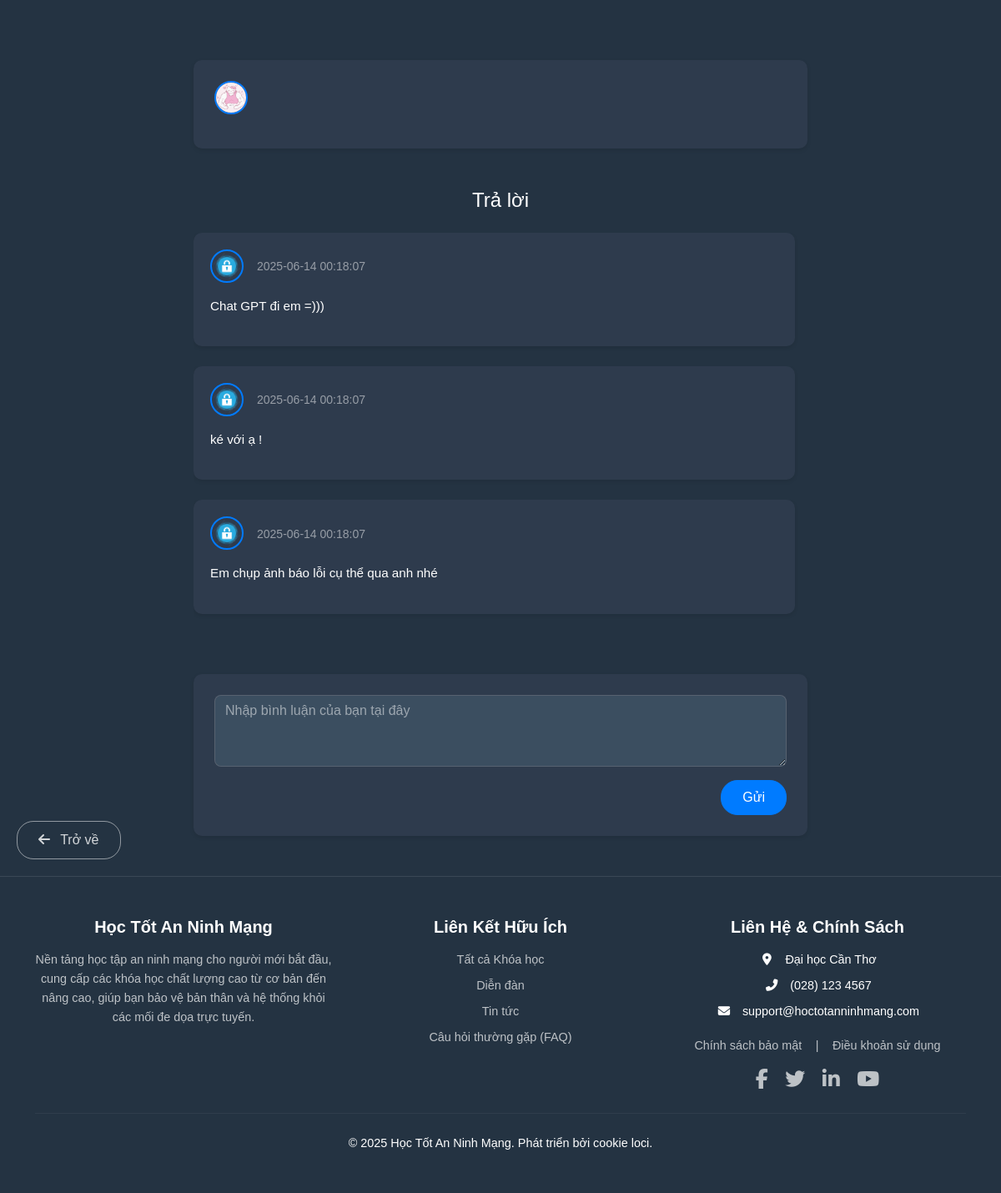
/tribune.php?post_id=1 (signed in), run on the app's committed database.
### tables this page shows
CREATE TABLE binh_luan (
    bl_id INT PRIMARY KEY AUTO_INCREMENT,
    post_id INT NOT NULL,                       
    user_id INT NOT NULL,                       
    bl_noidung TEXT NOT NULL,
    bl_ngay_tao DATETIME DEFAULT CURRENT_TIMESTAMP,
    bl_cap_nhat DATETIME DEFAULT CURRENT_TIMESTAMP ON UPDATE CURRENT_TIMESTAMP,
    FOREIGN KEY (post_id) REFERENCES FORUM_POSTS(post_id),
    FOREIGN KEY (user_id) REFERENCES USER(user_id)         
);

### tribune.php (the view, shortened to what this page needs)
<?php
    include_once __DIR__ . "/dbconnect.php";
    $post_id = $_GET['post_id'];
    $sqlBinhLuan = "SELECT
                        fp.post_id AS post_id,
                        bl.bl_id AS comment_id,
                        bl.bl_noidung,
                        u_comment.username AS commenter_username, -- Tên người bình luận
                        bl.bl_ngay_tao AS comment_created_at -- Giả sử cột thời gian tạo bình luận
                    FROM
                        forum_posts AS fp
                    LEFT JOIN
                        binh_luan AS bl ON fp.post_id = bl.post_id -- Nối để lấy các bình luận của bài đăng
                    LEFT JOIN
                        user AS u_comment ON bl.user_id = u_comment.user_id -- Nối để lấy thông tin người bình luận
                    WHERE fp.post_id = $post_id ;";
    $datasqlBinhLuan= mysqli_query($conn, $sqlBinhLuan);
    $arr_bl = [];
    while($row = mysqli_fetch_array($datasqlBinhLuan, MYSQLI_ASSOC)) {
        $arr_bl[] = array(
            'post_id' => $row['post_id'],
            'comment_id' => $row['comment_id'],
            'commenter_username' => $row['commenter_username'],
            'comment_created_at' => $row['comment_created_at'],
            'bl_noidung' => $row['bl_noidung']
        );
    };
?>
<!DOCTYPE html>
<html lang="vi">
<head>
    <?php include_once __DIR__ . '/includes/style.php'; ?>
</head>
<body>
    <main class="forum-detail-main py-5" style="background-color: var(--primary-bg-color); ">
        <section class="container">
            <div class="row justify-content-center">
                <div class="col-lg-8 col-md-10">
                    <div class="forum-card original-post mb-5">
                        <div class="d-flex align-items-center mb-3">
                            <img src="assets/images/kitty.jpg" alt="Avatar" class="rounded-circle me-3 forum-avatar">
                        </div>
                    </div>
                    <h4 class="text-center text-white-20 mb-4">Trả lời</h4>
                    <?php foreach($arr_bl as $bl):?>
                        <div class="forum-comments-section">
                            <div class="forum-card comment-item mb-4">
                                <div class="d-flex align-items-center mb-3">
                                    <img src="assets/images/avt.jpg" alt="Avatar" class="rounded-circle me-3 forum-avatar">
                                    <div>
                                        <small class="text-white-50"><?= $bl['comment_created_at']?></small>
                                    </div>
                                </div>
                                <p class="text-white"><?= $bl['bl_noidung']?></p>
                            </div>
                        </div>
                    <?php endforeach;?>
                    <form action="" method="POST" name="frm-comment">
                        <div class="forum-card comment-form mt-5">
                            <textarea class="form-control form-control-dark mb-3" name="comment-content" rows="3" placeholder="Nhập bình luận của bạn tại đây"></textarea>
                            <button type="submit" class="btn btn-primary float-end btn-submit-comment" name="btn-submit-comment">Gửi</button>
                            <div class="clearfix"></div> </div>
                        </div>
                </div>
            <a href="index.php" class="btn btn-outline-light btn-back-to-forum">
                <i class="fas fa-arrow-left me-2"></i> Trở về
            </a>
        </section>
    </main>
    <?php include_once __DIR__ . "/includes/footer.php"; ?>
</body>
</html>

### includes/style.php
<link href="/hoctotanninhmang.com/assets/vendors/bootstrap/css/bootstrap.min.css" type="text/css" rel="stylesheet">
<link href="/hoctotanninhmang.com/assets/css/app.css" type="text/css" rel="stylesheet">
<link href="/hoctotanninhmang.com/assets/vendors/fontawesome/css/all.css" type="text/css" rel="stylesheet" />

### includes/footer.php
<footer class="footer py-5 mt-auto">
    <div class="container text-white">
        <div class="row">
            <div class="col-md-4 mb-4 mb-md-0">
                <h5 class="text-white mb-3">Học Tốt An Ninh Mạng</h5>
                <p class="text-white-50">Nền tảng học tập an ninh mạng cho người mới bắt đầu, cung cấp các khóa học chất lượng cao từ cơ bản đến nâng cao, giúp bạn bảo vệ bản thân và hệ thống khỏi các mối đe dọa trực tuyến.</p>
                </div>
            <div class="col-md-4 mb-4 mb-md-0">
                <h5 class="text-white mb-3">Liên Kết Hữu Ích</h5>
                <ul class="list-unstyled">
                    <li><a href="courses.php" class="text-white-50 text-decoration-none footer-link">Tất cả Khóa học</a></li>
                    <li><a href="forum.php" class="text-white-50 text-decoration-none footer-link">Diễn đàn</a></li>
                    <li><a href="news.php" class="text-white-50 text-decoration-none footer-link">Tin tức</a></li>
                    <li><a href="#" class="text-white-50 text-decoration-none footer-link">Câu hỏi thường gặp (FAQ)</a></li>
                </ul>
            </div>
            <div class="col-md-4">
                <h5 class="text-white mb-3">Liên Hệ & Chính Sách</h5>
                <ul class="list-unstyled text-white-50">
                    <li><i class="fas fa-map-marker-alt me-2"></i> Đại học Cần Thơ</li>
                    <li><i class="fas fa-phone-alt me-2"></i> (028) 123 4567</li>
                    <li><i class="fas fa-envelope me-2"></i> support@hoctotanninhmang.com</li>
                </ul>
                <ul class="list-inline mt-3">
                    <li class="list-inline-item"><a href="#" class="text-white-50 text-decoration-none footer-link-policy">Chính sách bảo mật</a></li>
                    <li class="list-inline-item"><span class="text-white-50 mx-1">|</span></li>
                    <li class="list-inline-item"><a href="#" class="text-white-50 text-decoration-none footer-link-policy">Điều khoản sử dụng</a></li>
                </ul>
                <div class="social-icons mt-3">
                    <a href="#" class="text-white-50 me-3"><i class="fab fa-facebook-f"></i></a>
                    <a href="#" class="text-white-50 me-3"><i class="fab fa-twitter"></i></a>
                    <a href="#" class="text-white-50 me-3"><i class="fab fa-linkedin-in"></i></a>
                    <a href="#" class="text-white-50"><i class="fab fa-youtube"></i></a>
                </div>
            </div>
        </div>
        <hr class="border-white-50 my-4"> <div class="row">
            <div class="col-12 text-center text-white-50">
                <p class="mb-0">&copy; <?php echo date("Y"); ?> Học Tốt An Ninh Mạng. Phát triển bởi cookie loci.</p>
            </div>
        </div>
    </div>
</footer>

### assets/css/app.css (style rules this page uses)
:root { --primary-bg-color: #2c3e50; --secondary-bg-color: #f8f9fa; --text-color-light: #ffffff; --text-color-dark: #343a40; --btn-primary-bg: #007bff; --btn-primary-hover-bg: #476481; --thirth-bg-color: #243342; --fourth-bg-color: #4273a4; }
body { font-family: 'Arial', sans-serif; line-height: 1.6; background-color: var(--primary-bg-color); color: var(--text-color-dark); }
.footer { background-color: var(--primary-bg-color); color: var(--text-color-light); padding: 20px 0; text-align: center; margin-top: 50px; }
.footer { background-color: #243342; color: var(--text-color-light); border-top: 1px solid rgba(255, 255, 255, 0.1); }
.footer h5 { font-weight: bold; color: var(--text-color-light); }
.footer p, .footer li { font-size: 0.9rem; color: var(--text-color-light); }
.footer .text-white-50 { color: rgba(255, 255, 255, 0.7) !important; }
.footer-link, .footer-link-policy { color: rgba(255, 255, 255, 0.7) !important; transition: color 0.3s ease; }
.footer .list-unstyled li { margin-bottom: 8px; }
.footer .list-unstyled li:last-child { margin-bottom: 0; }
.footer .list-unstyled li i { width: 20px; text-align: center; }
.footer .social-icons .fab { font-size: 1.5rem; color: rgba(255, 255, 255, 0.7); transition: color 0.3s ease; }
.footer hr.border-white-50 { border-color: rgba(255, 255, 255, 0.2) !important; }
html, body { height: 100%; }
body { display: flex; flex-direction: column; }
main { flex-grow: 1; }
.forum-detail-main { color: var(--text-color-light); position: relative; }
.forum-card { background-color: #2e3b4d; padding: 25px; border-radius: 10px; box-shadow: 0 2px 5px rgba(0,0,0,0.1); }
.forum-avatar { width: 40px; height: 40px; object-fit: cover; border: 2px solid #007bff; }
.forum-comments-section { max-height: 500px; overflow-y: auto; padding-right: 15px; }
.comment-item { padding: 20px; }
.comment-item p { font-size: 0.95rem; line-height: 1.6; color: rgba(255, 255, 255, 0.9); }
.comment-form .form-control-dark { background-color: #3b4e60; color: var(--text-color-light); border: 1px solid rgba(255, 255, 255, 0.2); border-radius: 8px; resize: vertical; }
.comment-form .form-control-dark::placeholder { color: rgba(255, 255, 255, 0.5); }
.comment-form .btn-primary { background-color: var(--btn-primary-bg); border-color: var(--btn-primary-bg); padding: 8px 25px; font-size: 1rem; border-radius: 20px; transition: background-color 0.2s ease, border-color 0.2s ease; }
.btn-back-to-forum { position: absolute; bottom: 20px; left: 20px; border-radius: 20px; padding: 10px 25px; font-size: 1rem; border-color: rgba(255, 255, 255, 0.5); color: rgba(255, 255, 255, 0.8); transition: background-color 0.2s ease, color 0.2s ease, border-color 0.2s ease; }
:root { --primary-bg-color: #243342; --card-bg-color: #e0e0e0; --input-bg-color: #f8f9fa; --input-bg-color-focus: #ffffff; --border-color: #ced4da; --primary-color: #007bff; --text-color-dark: #343a40; --placeholder-color: #6c757d; --link-color: #6c757d; --link-hover-color: #495057; }

### data on the page
binh_luan: bl_ngay_tao "2025-06-14 00:18:07", bl_noidung "Chat GPT đi em =)))"
binh_luan: bl_ngay_tao "2025-06-14 00:18:07", bl_noidung "ké với ạ !"
binh_luan: bl_ngay_tao "2025-06-14 00:18:07", bl_noidung "Em chụp ảnh báo lỗi cụ thể qua anh nhé"
